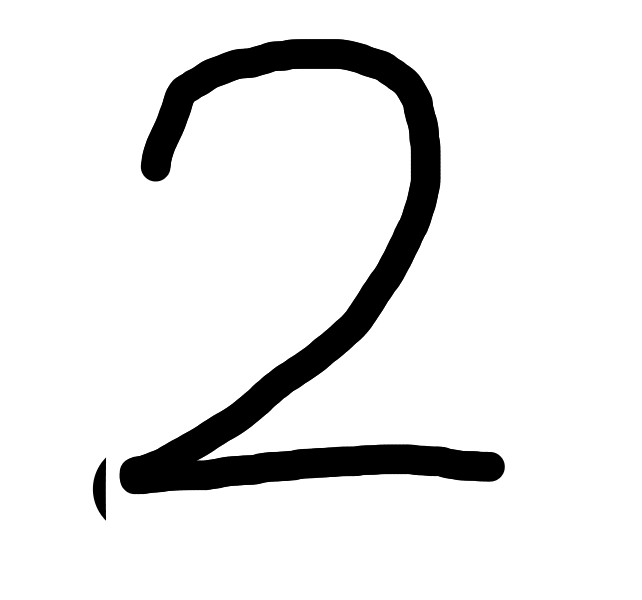
#> input picture tegaki.png, 642 x 600 px, found by its file name
$ python 24_3.py
#> lines starting #> are read from the running program, lines starting #| are printed output that depends on the picture
import cv2

filename = "./tegaki.png"
# 画像ファイルの読み込み
img_bgr = cv2.imread(filename)
#> img_bgr is the input picture: shape (600, 642, 3); min 0, max 255, mean 230.7

# グレースケールに変換
img_gry = cv2.cvtColor(img_bgr, cv2.COLOR_BGR2GRAY)

# 28×28にリサイズ
img_28 = cv2.resize(img_gry, dsize=(28, 28), interpolation=cv2.INTER_LANCZOS4)
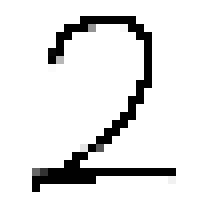
#> img_28: shape (28, 28) (shown 8 times larger); min 0, max 255, mean 231.6

# 白:255 黒:0なので、反転させる
img = 255 - img_28
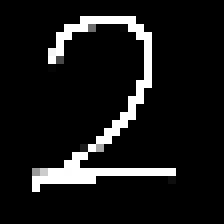
#> img: shape (28, 28) (shown 8 times larger); min 0, max 255, mean 23.4

# とりあえず、人間に分かるように表示
for yy in range(0, len(img)):
    for xx in range(0, len(img[yy])):
        print("{:3}".format(img[yy][xx]), end='')
    print()
#> this loop made 28 passes
#|   0  0  0  0  0  0  0  0  0  0  0  0  0  0  0  0  0  0  0  0  0  0  0  0  0  0  0  0
#|   0  0  0  0  0  0  0  0  0  0  0  0  0  0  0  0  0  0  0  0  0  0  0  0  0  0  0  0
#|   0  0  0  0  0  0  0  0  0  0255255255255255255255  0  0  0  0  0  0  0  0  0  0  0
#|   0  0  0  0  0  0  0  0255255255108  0  0  0  6255255  0  0  0  0  0  0  0  0  0  0
#|   0  0  0  0  0  0  0255255  0  0  0  0  0  0  0  0255255  0  0  0  0  0  0  0  0  0
#|   0  0  0  0  0  0  0255  0  0  0  0  0  0  0  0  0  0255  0  0  0  0  0  0  0  0  0
#|   0  0  0  0  0  0246255  0  0  0  0  0  0  0  0  0  0255  0  0  0  0  0  0  0  0  0
#|   0  0  0  0  0  0255 72  0  0  0  0  0  0  0  0  0  0255  0  0  0  0  0  0  0  0  0
#> (further printed lines are left out)

$ run again, with classification data using LinearSVC.png copied over tegaki.png
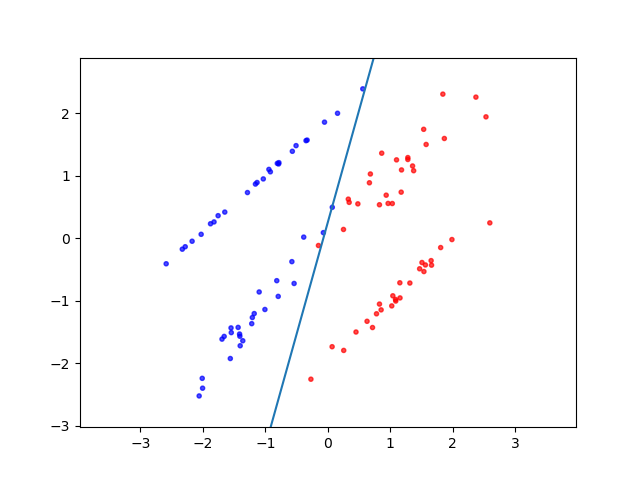
#> input picture classification data using LinearSVC.png, 640 x 480 px, found by its file name
#> img_bgr is the input picture: shape (480, 640, 3); mean B, G, R 252.1, 251.2, 251.7
#> `img_28 = cv2.resize(img_gry, dsize=(28, 28), interpolation=cv2.INTER_L..`:
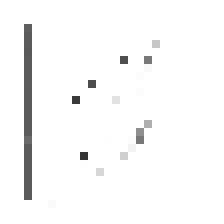
#> img_28: shape (28, 28) (shown 8 times larger); min 52, max 255, mean 248.6
#> `img = 255 - img_28`:
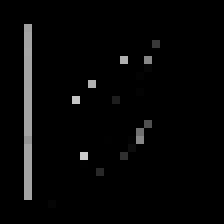
#> img: shape (28, 28) (shown 8 times larger); min 0, max 203, mean 6.4
#> the loop `for yy in range(0, len(img)):` made 28 passes
#|   0  0  0  0  0  0  0  0  0  0  0  0  0  0  0  0  0  0  0  0  0  0  0  0  0  0  0  0
#|   0  0  0  0  0  0  0  0  0  0  0  0  0  0  0  0  0  0  0  0  0  0  0  0  0  0  0  0
#|   0  0  0  0  0  0  0  0  0  0  0  0  0  0  0  0  0  0  0  0  0  0  0  0  0  0  0  0
#|   0  0  0160  0  0  0  0  0  0  0  0  0  0  0  0  0  0  0  0  0  0  0  0  0  0  0  0
#|   0  0  0164  0  0  0  0  0  0  0  0  0  0  0  0  0  0  0  0  0  0  0  0  0  0  0  0
#> (further printed lines are left out)

$ run again, with model125.png copied over tegaki.png
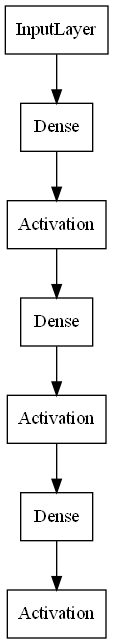
#> input picture model125.png, 113 x 644 px, found by its file name
#> img_bgr is the input picture: shape (644, 113, 3); min 0, max 255, mean 237.4
#> `img_28 = cv2.resize(img_gry, dsize=(28, 28), interpolation=cv2.INTER_L..`:
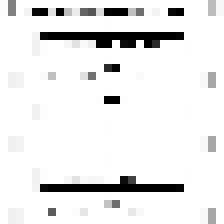
#> img_28: shape (28, 28) (shown 8 times larger); min 0, max 255, mean 233.5
#> `img = 255 - img_28`:
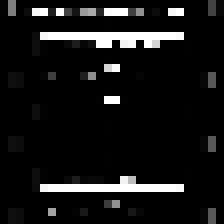
#> img: shape (28, 28) (shown 8 times larger); min 0, max 255, mean 21.5
#> the loop `for yy in range(0, len(img)):` made 28 passes
#|   2126  0  0  0  0  0  0  0  0  0  0  0  0  0  0  0  0  0  0  0  0  0  0  0  0 67  8
#|   2126  0 12246255 31255 67 20155170 37252255255 64145  3 12  0247255  0  0  0 67  8
#|   0  0  0  0  0  0  0  0  0  0  0  0  0  1  0  0  0  0  0  0  0  0  0  0  0  0  0  0
#|   0  0  0  0  0  0  0  0  0  0  0  0  0  1  0  0  0  0  0  0  0  0  0  0  0  0  0  0
#|   0  0  0  0 12247255255255255255255255255255255255255255255255255250  0  0  0  0  0
#> (further printed lines are left out)

$ run again, with tree.png copied over tegaki.png
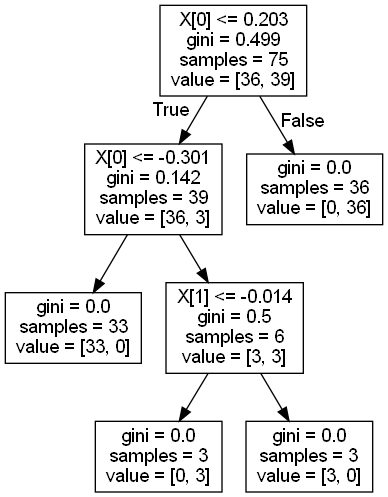
#> input picture tree.png, 388 x 497 px, found by its file name
#> img_bgr is the input picture: shape (497, 388, 3); min 0, max 255, mean 234.8
#> `img_28 = cv2.resize(img_gry, dsize=(28, 28), interpolation=cv2.INTER_L..`:
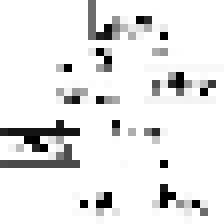
#> img_28: shape (28, 28) (shown 8 times larger); min 0, max 255, mean 232.4
#> `img = 255 - img_28`:
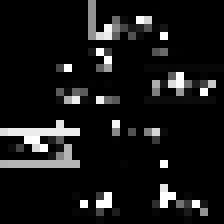
#> img: shape (28, 28) (shown 8 times larger); min 0, max 255, mean 22.6
#> the loop `for yy in range(0, len(img)):` made 28 passes
#|   0  0  0  0  0  0  0  0  0  0  0147  0  0  0  0  0  0  0  0  0  0  0  0  0  0  0  0
#|   0  0  0  0  0  0  0  0  0  0  0147  0  0  0  0  0  0  0  1  0  0  0  0  0  0  0  0
#|   0  0  0  0  0  0  0  0  0  0  0147  0  0105 11  3253213  2  0  0  0  0  0  0  0  0
#|   0  0  0  0  0  0  0  0  0  0  0147  0246136 69 24 33 81  7 21  0  0  0  0  0  0  0
#|   0  0  0  0  0  0  0  0  0  0  0147222235 95  0 82 10  0  0255  0  0  0  0  0  0  0
#> (further printed lines are left out)
